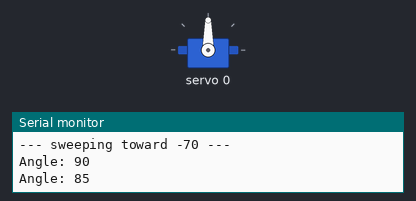
Bench run of a sketch on a simulated Arduino Uno, built with avr-gcc and run on an emulated ATmega328P. Shown: servo, the last lines printed to the serial monitor.

Above: at 2.1 s.
At 8.6 s:
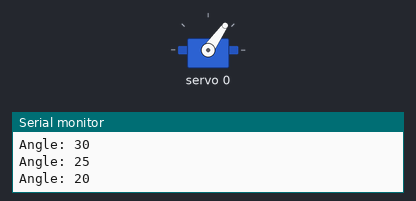
At 25.6 s:
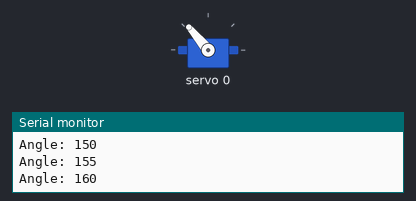
At 39.79 s:
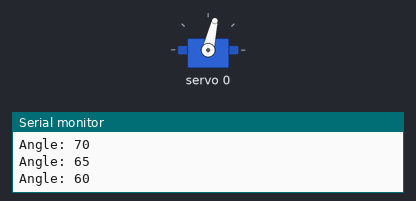
Timing chart, 0 to 40.0 s (numbered marks = the images above):
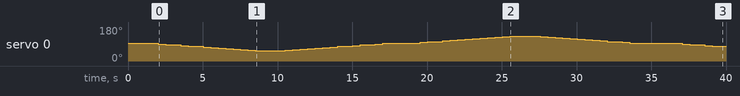

Measured:
- by itself, servo 0: 93° → 90° at 2.0 s, → 87° 0.50 s later, → 85° 0.50 s later, → 82° 0.50 s later, … (62 changes in this stretch)

The sketch:

servo_endpoint_test.ino
```cpp
#include <Wire.h>
#include <Adafruit_PWMServoDriver.h>

// PCA9685 is wired on the main header's I2C0 (D18/D19 -> Wire), not Wire1.
Adafruit_PWMServoDriver pwm = Adafruit_PWMServoDriver(0x40, Wire);

#define SERVO_CH 0
#define SERVO_MIN 205   // ~1000us -> 0 deg
#define SERVO_MAX 410   // ~2000us -> 180 deg
#define CENTER    90    // re-calibrated: horn re-mounted at true center (2026-08-25)

int angleToPulse(int angle) {
  angle = constrain(angle, 0, 180);
  return map(angle, 0, 180, SERVO_MIN, SERVO_MAX);
}

void setAngle(int angle) {
  pwm.setPWM(SERVO_CH, 0, angleToPulse(angle));
  Serial.print("Angle: ");
  Serial.println(angle);
}

void setup() {
  Serial.begin(115200);
  pwm.begin();
  pwm.setPWMFreq(50);
  delay(10);
  Serial.println("Centering at 90 deg first...");
  setAngle(CENTER);
  delay(1500);
}

void loop() {
  // CENTER -> -70, 5-deg steps, pausing each step so you can watch/listen
  Serial.println("--- sweeping toward -70 ---");
  for (int a = CENTER; a >= CENTER - 70; a -= 5) {
    setAngle(a);
    delay(500);
  }
  delay(1000);

  Serial.println("--- back to center ---");
  for (int a = CENTER - 70; a <= CENTER; a += 5) {
    setAngle(a);
    delay(500);
  }
  delay(1000);

  // CENTER -> +70
  Serial.println("--- sweeping toward +70 ---");
  for (int a = CENTER; a <= CENTER + 70; a += 5) {
    setAngle(a);
    delay(500);
  }
  delay(1000);

  Serial.println("--- back to center ---");
  for (int a = CENTER + 70; a >= CENTER; a -= 5) {
    setAngle(a);
    delay(500);
  }
  delay(2000);
}
```
